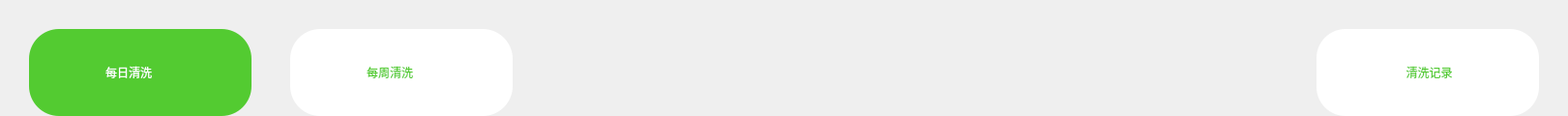
                 <widget class="QWidget" name="widget_53" native="true">
                  <layout class="QHBoxLayout" name="horizontalLayout_59">
                   <property name="spacing">
                    <number>40</number>
                   </property>
                   <property name="leftMargin">
                    <number>30</number>
                   </property>
                   <property name="topMargin">
                    <number>30</number>
                   </property>
                   <property name="rightMargin">
                    <number>30</number>
                   </property>
                   <property name="bottomMargin">
                    <number>0</number>
                   </property>
                   <item>
                    <widget class="QWidget" name="wbtn_clean_day" native="true">
                     <property name="minimumSize">
                      <size>
                       <width>230</width>
                       <height>90</height>
                      </size>
                     </property>
                     <property name="maximumSize">
                      <size>
                       <width>230</width>
                       <height>90</height>
                      </size>
                     </property>
                     <property name="styleSheet">
                      <string notr="true">QWidget#wbtn_clean_day{
	background-color:rgb(83, 203, 49);
	border-radius:31px;

}</string>
                     </property>
                     <layout class="QHBoxLayout" name="horizontalLayout_56">
                      <property name="spacing">
                       <number>10</number>
                      </property>
                      <property name="leftMargin">
                       <number>31</number>
                      </property>
                      <property name="topMargin">
                       <number>24</number>
                      </property>
                      <property name="bottomMargin">
                       <number>24</number>
                      </property>
                      <item>
                       <widget class="QLabel" name="icon_wbtn_clean_day">
                        <property name="minimumSize">
                         <size>
                          <width>38</width>
                          <height>42</height>
                         </size>
                        </property>
                        <property name="maximumSize">
                         <size>
                          <width>38</width>
                          <height>42</height>
                         </size>
                        </property>
                        <property name="styleSheet">
                         <string notr="true">border-image: url(:/icon/icon_clean_selected.png);</string>
                        </property>
                        <property name="text">
                         <string/>
                        </property>
                       </widget>
                      </item>
                      <item>
                       <widget class="QLabel" name="name_wbtn_clean_day">
                        <property name="styleSheet">
                         <string notr="true">	color:white;</string>
                        </property>
                        <property name="text">
                         <string>每日清洗</string>
                        </property>
                       </widget>
                      </item>
                     </layout>
                    </widget>
                   </item>
                   <item>
                    <widget class="QWidget" name="wbtn_clean_week" native="true">
                     <property name="minimumSize">
                      <size>
                       <width>230</width>
                       <height>90</height>
                      </size>
                     </property>
                     <property name="maximumSize">
                      <size>
                       <width>230</width>
                       <height>90</height>
                      </size>
                     </property>
                     <property name="styleSheet">
                      <string notr="true">QWidget#wbtn_clean_week{
	background-color:white;
	border-radius:31px;

}</string>
                     </property>
                     <layout class="QHBoxLayout" name="horizontalLayout_57">
                      <property name="spacing">
                       <number>10</number>
                      </property>
                      <property name="leftMargin">
                       <number>31</number>
                      </property>
                      <property name="topMargin">
                       <number>24</number>
                      </property>
                      <property name="bottomMargin">
                       <number>24</number>
                      </property>
                      <item>
                       <widget class="QLabel" name="icon_wbtn_clean_week">
                        <property name="minimumSize">
                         <size>
                          <width>38</width>
                          <height>42</height>
                         </size>
                        </property>
                        <property name="maximumSize">
                         <size>
                          <width>38</width>
                          <height>42</height>
                         </size>
                        </property>
                        <property name="styleSheet">
                         <string notr="true">border-image: url(:/icon/icon_clean_no_selected.png);</string>
                        </property>
                        <property name="text">
                         <string/>
                        </property>
                       </widget>
                      </item>
                      <item>
                       <widget class="QLabel" name="name_wbtn_clean_week">
                        <property name="styleSheet">
                         <string notr="true">color:rgb(83, 203, 49);</string>
                        </property>
                        <property name="text">
                         <string>每周清洗</string>
                        </property>
                       </widget>
                      </item>
                     </layout>
                    </widget>
                   </item>
                   <item>
                    <spacer name="horizontalSpacer_2">
                     <property name="orientation">
                      <enum>Qt::Vertical</enum>
                     </property>
                     <property name="sizeHint" stdset="0">
                      <size>
                       <width>791</width>
                       <height>20</height>
                      </size>
                     </property>
                    </spacer>
                   </item>
                   <item>
                    <widget class="QPushButton" name="btn_clean_record">
                     <property name="minimumSize">
                      <size>
                       <width>230</width>
                       <height>90</height>
                      </size>
                     </property>
                     <property name="maximumSize">
                      <size>
                       <width>230</width>
                       <height>90</height>
                      </size>
                     </property>
                     <property name="styleSheet">
                      <string notr="true">QPushButton#btn_clean_record{
	background-color:white;
	border-radius:30px;
	border-radius:30px;
	color:rgb(83, 203, 49);
}
QPushButton#btn_clean_record:hover{
	background-color:rgb(44, 159, 97, 0.3);
	color:rgba(255,255,255,200);
	color:white;
	border-top-right-radius:30px;
	border-bottom-right-radius:30px;
}
QPushButton#btn_clean_record:pressed{
	padding-left:5px;
	padding-top:5px;
	background-color:rgb(44, 159, 97, 0.5);
	color:white;
	border-top-right-radius:30px;
	border-bottom-right-radius:30px;
}</string>
                     </property>
                     <property name="text">
                      <string> 清洗记录</string>
                     </property>
                     <property name="icon">
                      <iconset resource="../drawable/drawable.qrc">
                       <normaloff>:/icon/icon_clean_record_no_selected.png</normaloff>:/icon/icon_clean_record_no_selected.png</iconset>
                     </property>
                     <property name="iconSize">
                      <size>
                       <width>42</width>
                       <height>42</height>
                      </size>
                     </property>
                    </widget>
                   </item>
                  </layout>
                 </widget>
